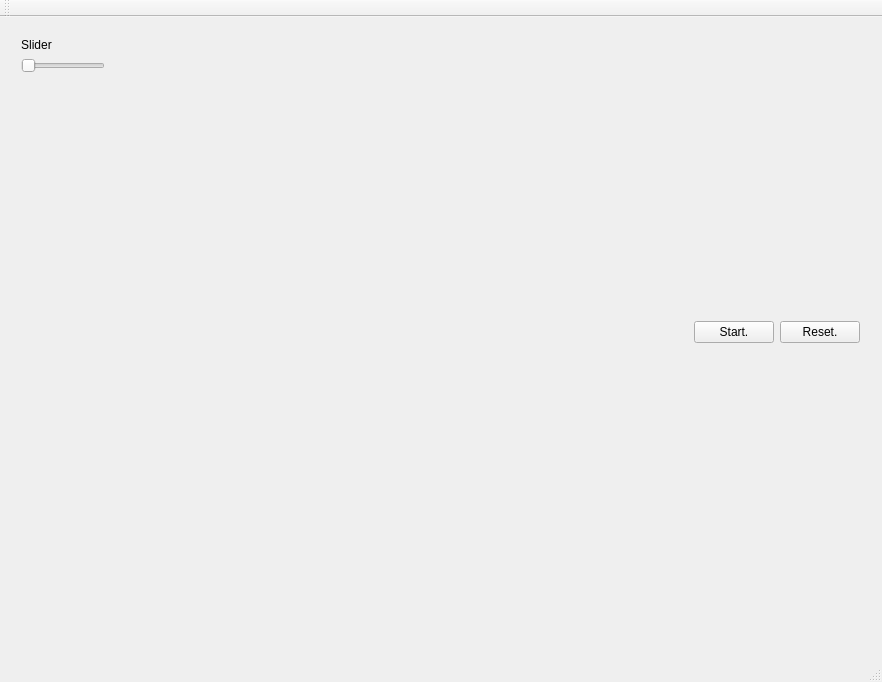
<?xml version="1.0" encoding="UTF-8"?>
<ui version="4.0">
 <class>MainWindow</class>
 <widget class="QMainWindow" name="MainWindow">
  <property name="geometry">
   <rect>
    <x>0</x>
    <y>0</y>
    <width>882</width>
    <height>682</height>
   </rect>
  </property>
  <property name="sizePolicy">
   <sizepolicy hsizetype="Preferred" vsizetype="Preferred">
    <horstretch>0</horstretch>
    <verstretch>0</verstretch>
   </sizepolicy>
  </property>
  <property name="windowTitle">
   <string>Generic Qt 5 OpenGL Bullet Template</string>
  </property>
  <widget class="QWidget" name="centralWidget">
   <widget class="QWidget" name="horizontalLayoutWidget">
    <property name="geometry">
     <rect>
      <x>10</x>
      <y>10</y>
      <width>861</width>
      <height>611</height>
     </rect>
    </property>
    <layout class="QHBoxLayout" name="mainHLayout">
     <item>
      <layout class="QVBoxLayout" name="sliderLayout">
       <item>
        <widget class="QLabel" name="sliderLabel">
         <property name="sizePolicy">
          <sizepolicy hsizetype="Maximum" vsizetype="Maximum">
           <horstretch>0</horstretch>
           <verstretch>0</verstretch>
          </sizepolicy>
         </property>
         <property name="text">
          <string>Slider</string>
         </property>
         <property name="alignment">
          <set>Qt::AlignCenter</set>
         </property>
        </widget>
       </item>
       <item>
        <widget class="QSlider" name="sliderSlider">
         <property name="sizePolicy">
          <sizepolicy hsizetype="Maximum" vsizetype="Fixed">
           <horstretch>0</horstretch>
           <verstretch>0</verstretch>
          </sizepolicy>
         </property>
         <property name="minimum">
          <number>10</number>
         </property>
         <property name="maximum">
          <number>100</number>
         </property>
         <property name="value">
          <number>10</number>
         </property>
         <property name="orientation">
          <enum>Qt::Horizontal</enum>
         </property>
        </widget>
       </item>
       <item>
        <spacer name="verticalSpacer">
         <property name="orientation">
          <enum>Qt::Vertical</enum>
         </property>
         <property name="sizeHint" stdset="0">
          <size>
           <width>20</width>
           <height>40</height>
          </size>
         </property>
        </spacer>
       </item>
      </layout>
     </item>
     <item>
      <layout class="QVBoxLayout" name="btnAndGlVLayout">
       <item>
        <layout class="QHBoxLayout" name="buttonHLayout">
         <item>
          <spacer name="horizontalSpacer">
           <property name="orientation">
            <enum>Qt::Horizontal</enum>
           </property>
           <property name="sizeHint" stdset="0">
            <size>
             <width>40</width>
             <height>20</height>
            </size>
           </property>
          </spacer>
         </item>
         <item>
          <widget class="QPushButton" name="startSimBtn">
           <property name="sizePolicy">
            <sizepolicy hsizetype="Maximum" vsizetype="Fixed">
             <horstretch>0</horstretch>
             <verstretch>0</verstretch>
            </sizepolicy>
           </property>
           <property name="text">
            <string>Start.</string>
           </property>
          </widget>
         </item>
         <item>
          <widget class="QPushButton" name="resetBtn">
           <property name="sizePolicy">
            <sizepolicy hsizetype="Maximum" vsizetype="Fixed">
             <horstretch>0</horstretch>
             <verstretch>0</verstretch>
            </sizepolicy>
           </property>
           <property name="text">
            <string>Reset.</string>
           </property>
          </widget>
         </item>
        </layout>
       </item>
      </layout>
     </item>
    </layout>
   </widget>
  </widget>
  <widget class="QMenuBar" name="menuBar">
   <property name="geometry">
    <rect>
     <x>0</x>
     <y>0</y>
     <width>882</width>
     <height>21</height>
    </rect>
   </property>
  </widget>
  <widget class="QToolBar" name="mainToolBar">
   <attribute name="toolBarArea">
    <enum>TopToolBarArea</enum>
   </attribute>
   <attribute name="toolBarBreak">
    <bool>false</bool>
   </attribute>
  </widget>
  <widget class="QStatusBar" name="statusBar"/>
 </widget>
 <layoutdefault spacing="6" margin="11"/>
 <resources/>
 <connections/>
</ui>
